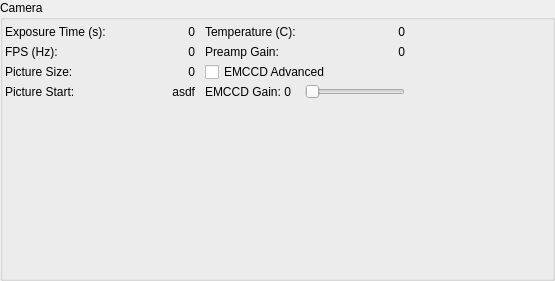
<?xml version="1.0" encoding="UTF-8"?>
<ui version="4.0">
 <class>GroupBox</class>
 <widget class="QGroupBox" name="GroupBox">
  <property name="geometry">
   <rect>
    <x>0</x>
    <y>0</y>
    <width>555</width>
    <height>281</height>
   </rect>
  </property>
  <property name="sizePolicy">
   <sizepolicy hsizetype="Preferred" vsizetype="Maximum">
    <horstretch>0</horstretch>
    <verstretch>0</verstretch>
   </sizepolicy>
  </property>
  <property name="minimumSize">
   <size>
    <width>0</width>
    <height>0</height>
   </size>
  </property>
  <property name="windowTitle">
   <string>GroupBox</string>
  </property>
  <property name="title">
   <string>Camera</string>
  </property>
  <layout class="QHBoxLayout" name="horizontalLayout_8">
   <property name="spacing">
    <number>10</number>
   </property>
   <property name="leftMargin">
    <number>2</number>
   </property>
   <property name="topMargin">
    <number>2</number>
   </property>
   <property name="rightMargin">
    <number>2</number>
   </property>
   <property name="bottomMargin">
    <number>2</number>
   </property>
   <item>
    <layout class="QVBoxLayout" name="verticalLayout_2">
     <property name="spacing">
      <number>0</number>
     </property>
     <item>
      <layout class="QHBoxLayout" name="horizontalLayout">
       <item>
        <widget class="QLabel" name="exposureTimeLabel">
         <property name="sizePolicy">
          <sizepolicy hsizetype="Preferred" vsizetype="Preferred">
           <horstretch>0</horstretch>
           <verstretch>0</verstretch>
          </sizepolicy>
         </property>
         <property name="minimumSize">
          <size>
           <width>100</width>
           <height>20</height>
          </size>
         </property>
         <property name="maximumSize">
          <size>
           <width>10000</width>
           <height>16777215</height>
          </size>
         </property>
         <property name="text">
          <string>Exposure Time (s):</string>
         </property>
        </widget>
       </item>
       <item>
        <widget class="QLabel" name="exposureTimeText">
         <property name="sizePolicy">
          <sizepolicy hsizetype="Preferred" vsizetype="Preferred">
           <horstretch>0</horstretch>
           <verstretch>0</verstretch>
          </sizepolicy>
         </property>
         <property name="minimumSize">
          <size>
           <width>50</width>
           <height>0</height>
          </size>
         </property>
         <property name="maximumSize">
          <size>
           <width>100000</width>
           <height>16777215</height>
          </size>
         </property>
         <property name="layoutDirection">
          <enum>Qt::LeftToRight</enum>
         </property>
         <property name="frameShape">
          <enum>QFrame::NoFrame</enum>
         </property>
         <property name="text">
          <string>0</string>
         </property>
         <property name="alignment">
          <set>Qt::AlignRight|Qt::AlignTrailing|Qt::AlignVCenter</set>
         </property>
        </widget>
       </item>
      </layout>
     </item>
     <item>
      <layout class="QHBoxLayout" name="horizontalLayout_4">
       <item>
        <widget class="QLabel" name="FPSLabel">
         <property name="sizePolicy">
          <sizepolicy hsizetype="Preferred" vsizetype="Preferred">
           <horstretch>0</horstretch>
           <verstretch>0</verstretch>
          </sizepolicy>
         </property>
         <property name="minimumSize">
          <size>
           <width>100</width>
           <height>20</height>
          </size>
         </property>
         <property name="maximumSize">
          <size>
           <width>10000</width>
           <height>16777215</height>
          </size>
         </property>
         <property name="text">
          <string>FPS (Hz):</string>
         </property>
        </widget>
       </item>
       <item>
        <widget class="QLabel" name="FPSText">
         <property name="sizePolicy">
          <sizepolicy hsizetype="Preferred" vsizetype="Preferred">
           <horstretch>0</horstretch>
           <verstretch>0</verstretch>
          </sizepolicy>
         </property>
         <property name="minimumSize">
          <size>
           <width>50</width>
           <height>0</height>
          </size>
         </property>
         <property name="maximumSize">
          <size>
           <width>10000</width>
           <height>16777215</height>
          </size>
         </property>
         <property name="layoutDirection">
          <enum>Qt::LeftToRight</enum>
         </property>
         <property name="text">
          <string>0</string>
         </property>
         <property name="alignment">
          <set>Qt::AlignRight|Qt::AlignTrailing|Qt::AlignVCenter</set>
         </property>
        </widget>
       </item>
      </layout>
     </item>
     <item>
      <layout class="QHBoxLayout" name="horizontalLayout_6">
       <item>
        <widget class="QLabel" name="pictureSizeLabel">
         <property name="sizePolicy">
          <sizepolicy hsizetype="Preferred" vsizetype="Preferred">
           <horstretch>0</horstretch>
           <verstretch>0</verstretch>
          </sizepolicy>
         </property>
         <property name="minimumSize">
          <size>
           <width>100</width>
           <height>20</height>
          </size>
         </property>
         <property name="maximumSize">
          <size>
           <width>10000</width>
           <height>16777215</height>
          </size>
         </property>
         <property name="text">
          <string>Picture Size:</string>
         </property>
        </widget>
       </item>
       <item>
        <widget class="QLabel" name="pictureSizeText">
         <property name="sizePolicy">
          <sizepolicy hsizetype="Preferred" vsizetype="Preferred">
           <horstretch>0</horstretch>
           <verstretch>0</verstretch>
          </sizepolicy>
         </property>
         <property name="minimumSize">
          <size>
           <width>90</width>
           <height>0</height>
          </size>
         </property>
         <property name="maximumSize">
          <size>
           <width>10000</width>
           <height>16777215</height>
          </size>
         </property>
         <property name="layoutDirection">
          <enum>Qt::LeftToRight</enum>
         </property>
         <property name="text">
          <string>0</string>
         </property>
         <property name="alignment">
          <set>Qt::AlignRight|Qt::AlignTrailing|Qt::AlignVCenter</set>
         </property>
        </widget>
       </item>
      </layout>
     </item>
     <item>
      <layout class="QHBoxLayout" name="horizontalLayout_7">
       <item>
        <widget class="QLabel" name="pictureStartLabel">
         <property name="minimumSize">
          <size>
           <width>0</width>
           <height>20</height>
          </size>
         </property>
         <property name="text">
          <string>Picture Start:</string>
         </property>
        </widget>
       </item>
       <item>
        <widget class="QLabel" name="pictureStartText">
         <property name="text">
          <string>asdf</string>
         </property>
         <property name="alignment">
          <set>Qt::AlignRight|Qt::AlignTrailing|Qt::AlignVCenter</set>
         </property>
        </widget>
       </item>
      </layout>
     </item>
     <item>
      <spacer name="verticalSpacer_2">
       <property name="orientation">
        <enum>Qt::Vertical</enum>
       </property>
       <property name="sizeHint" stdset="0">
        <size>
         <width>20</width>
         <height>0</height>
        </size>
       </property>
      </spacer>
     </item>
    </layout>
   </item>
   <item>
    <layout class="QVBoxLayout" name="verticalLayout">
     <property name="spacing">
      <number>0</number>
     </property>
     <item>
      <layout class="QHBoxLayout" name="horizontalLayout_2">
       <item>
        <widget class="QLabel" name="temperatureLabel">
         <property name="sizePolicy">
          <sizepolicy hsizetype="Preferred" vsizetype="Preferred">
           <horstretch>0</horstretch>
           <verstretch>0</verstretch>
          </sizepolicy>
         </property>
         <property name="minimumSize">
          <size>
           <width>100</width>
           <height>20</height>
          </size>
         </property>
         <property name="maximumSize">
          <size>
           <width>10000</width>
           <height>16777215</height>
          </size>
         </property>
         <property name="text">
          <string>Temperature (C):</string>
         </property>
        </widget>
       </item>
       <item>
        <widget class="QLabel" name="temperatureText">
         <property name="sizePolicy">
          <sizepolicy hsizetype="Preferred" vsizetype="Preferred">
           <horstretch>0</horstretch>
           <verstretch>0</verstretch>
          </sizepolicy>
         </property>
         <property name="minimumSize">
          <size>
           <width>50</width>
           <height>0</height>
          </size>
         </property>
         <property name="maximumSize">
          <size>
           <width>10000</width>
           <height>16777215</height>
          </size>
         </property>
         <property name="layoutDirection">
          <enum>Qt::LeftToRight</enum>
         </property>
         <property name="text">
          <string>0</string>
         </property>
         <property name="alignment">
          <set>Qt::AlignRight|Qt::AlignTrailing|Qt::AlignVCenter</set>
         </property>
        </widget>
       </item>
      </layout>
     </item>
     <item>
      <layout class="QHBoxLayout" name="horizontalLayout_5">
       <item>
        <widget class="QLabel" name="preampGainLabel">
         <property name="sizePolicy">
          <sizepolicy hsizetype="Preferred" vsizetype="Preferred">
           <horstretch>0</horstretch>
           <verstretch>0</verstretch>
          </sizepolicy>
         </property>
         <property name="minimumSize">
          <size>
           <width>100</width>
           <height>20</height>
          </size>
         </property>
         <property name="maximumSize">
          <size>
           <width>10000</width>
           <height>16777215</height>
          </size>
         </property>
         <property name="text">
          <string>Preamp Gain:</string>
         </property>
        </widget>
       </item>
       <item>
        <widget class="QLabel" name="preampGainText">
         <property name="sizePolicy">
          <sizepolicy hsizetype="Preferred" vsizetype="Preferred">
           <horstretch>0</horstretch>
           <verstretch>0</verstretch>
          </sizepolicy>
         </property>
         <property name="minimumSize">
          <size>
           <width>50</width>
           <height>0</height>
          </size>
         </property>
         <property name="maximumSize">
          <size>
           <width>10000</width>
           <height>16777215</height>
          </size>
         </property>
         <property name="layoutDirection">
          <enum>Qt::LeftToRight</enum>
         </property>
         <property name="text">
          <string>0</string>
         </property>
         <property name="alignment">
          <set>Qt::AlignRight|Qt::AlignTrailing|Qt::AlignVCenter</set>
         </property>
        </widget>
       </item>
      </layout>
     </item>
     <item>
      <widget class="QCheckBox" name="EMCCDAdvanced">
       <property name="text">
        <string>EMCCD Advanced</string>
       </property>
      </widget>
     </item>
     <item>
      <layout class="QHBoxLayout" name="horizontalLayout_3">
       <item>
        <widget class="QLabel" name="EMCCDLabel">
         <property name="sizePolicy">
          <sizepolicy hsizetype="Preferred" vsizetype="Preferred">
           <horstretch>0</horstretch>
           <verstretch>0</verstretch>
          </sizepolicy>
         </property>
         <property name="minimumSize">
          <size>
           <width>100</width>
           <height>20</height>
          </size>
         </property>
         <property name="maximumSize">
          <size>
           <width>10000</width>
           <height>16777215</height>
          </size>
         </property>
         <property name="text">
          <string>EMCCD Gain: 0</string>
         </property>
        </widget>
       </item>
       <item>
        <widget class="QSlider" name="EMCCDSlider">
         <property name="sizePolicy">
          <sizepolicy hsizetype="Preferred" vsizetype="Preferred">
           <horstretch>0</horstretch>
           <verstretch>0</verstretch>
          </sizepolicy>
         </property>
         <property name="minimumSize">
          <size>
           <width>100</width>
           <height>0</height>
          </size>
         </property>
         <property name="maximumSize">
          <size>
           <width>10000</width>
           <height>16777215</height>
          </size>
         </property>
         <property name="maximum">
          <number>100</number>
         </property>
         <property name="value">
          <number>0</number>
         </property>
         <property name="orientation">
          <enum>Qt::Horizontal</enum>
         </property>
        </widget>
       </item>
      </layout>
     </item>
     <item>
      <spacer name="verticalSpacer">
       <property name="orientation">
        <enum>Qt::Vertical</enum>
       </property>
       <property name="sizeHint" stdset="0">
        <size>
         <width>20</width>
         <height>0</height>
        </size>
       </property>
      </spacer>
     </item>
    </layout>
   </item>
   <item>
    <spacer name="horizontalSpacer">
     <property name="orientation">
      <enum>Qt::Horizontal</enum>
     </property>
     <property name="sizeHint" stdset="0">
      <size>
       <width>71</width>
       <height>20</height>
      </size>
     </property>
    </spacer>
   </item>
  </layout>
 </widget>
 <resources/>
 <connections/>
</ui>
